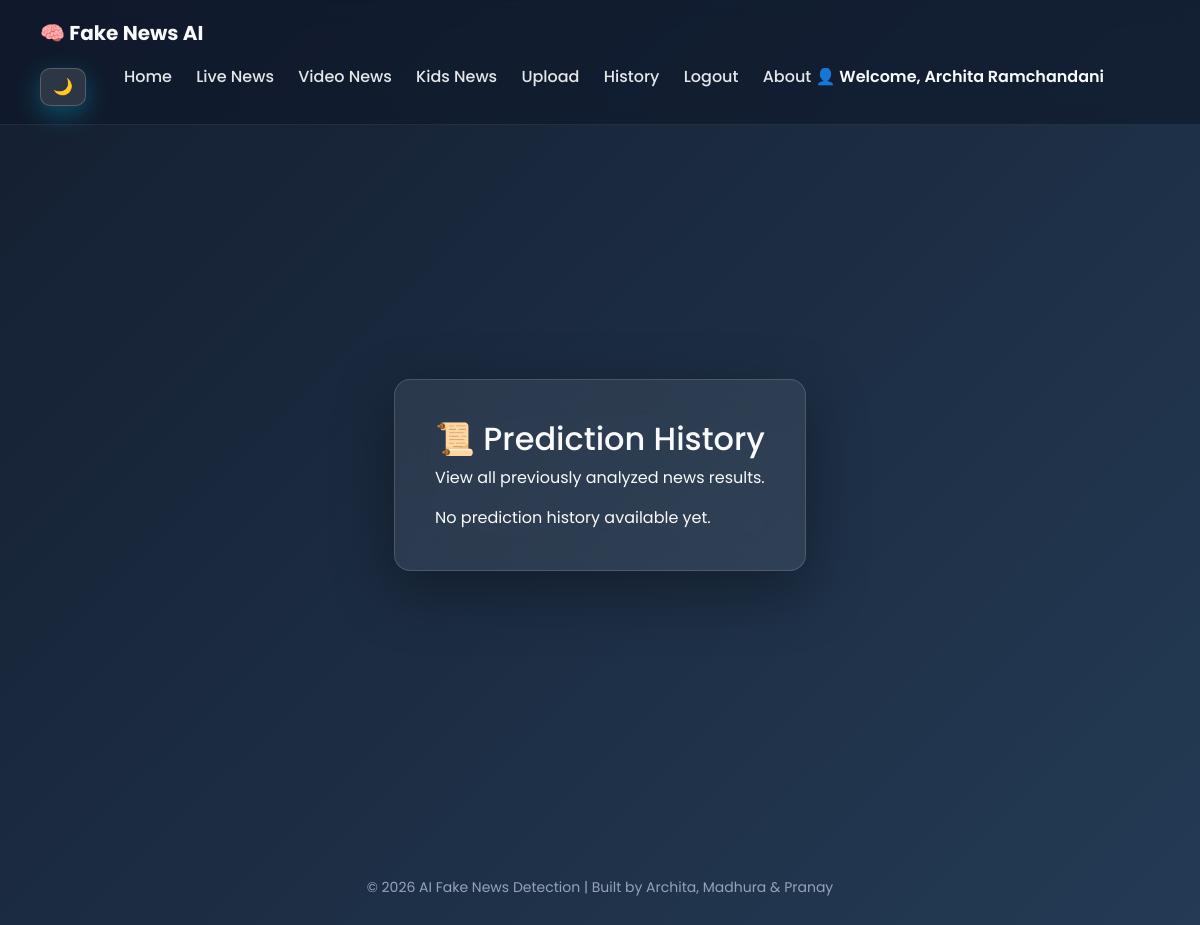
Page /history (signed in) on the earlier database version.
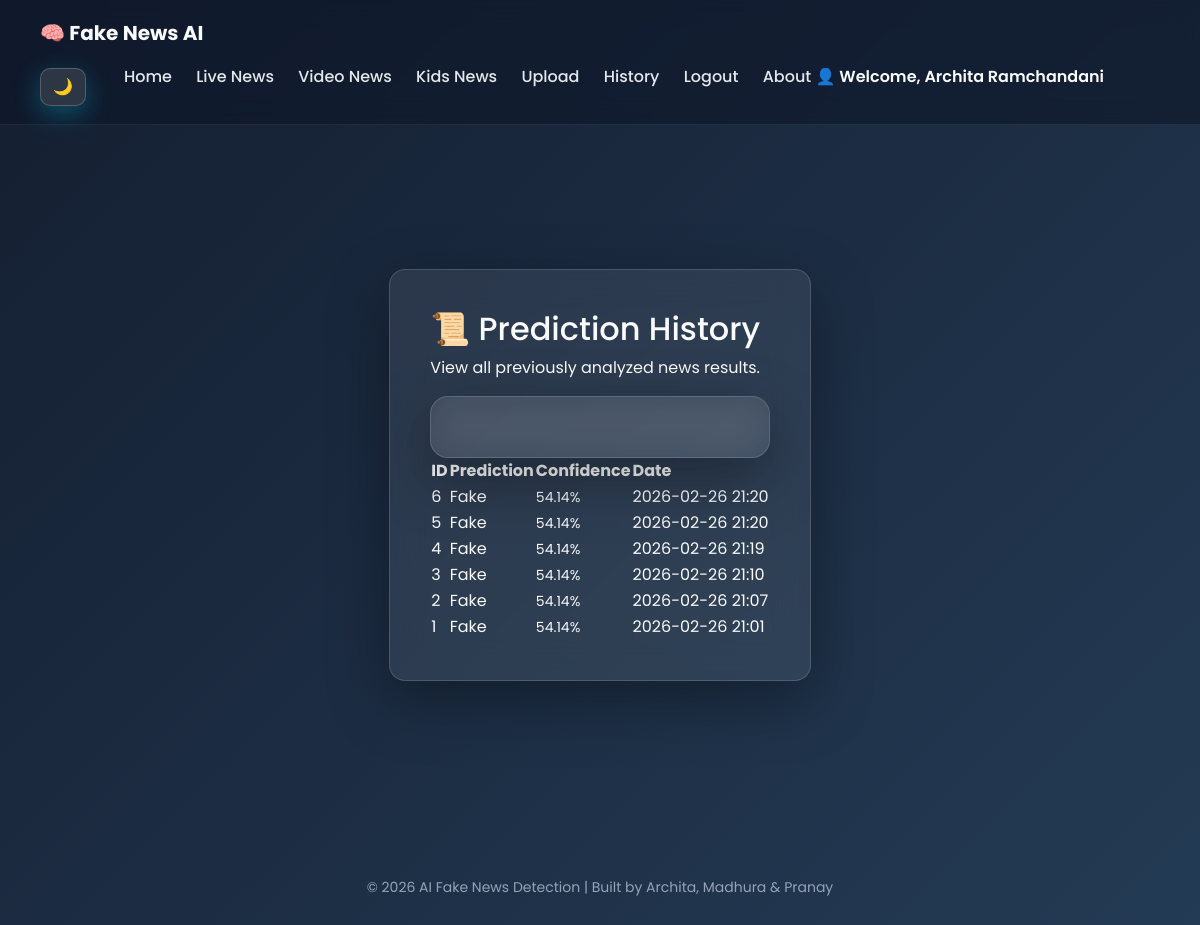
Same page on the later database version.
### tables this page shows
CREATE TABLE history (
            id INTEGER PRIMARY KEY AUTOINCREMENT,
            text TEXT,
            prediction TEXT,
            confidence REAL,
            created_at TEXT
        );

### app.py (the view)
@app.route("/history")
@login_required
def history():
    conn = sqlite3.connect("database/fake_news.db")
    cursor = conn.cursor()
    cursor.execute("SELECT * FROM history ORDER BY id DESC")
    data = cursor.fetchall()
    conn.close()
    return render_template("history.html", data=data)

### app.py (called while the page is built)
def login_required(f):
    @wraps(f)
    def decorated_function(*args, **kwargs):
        if "user" not in session:
            return redirect(url_for("login"))
        return f(*args, **kwargs)
    return decorated_function

### templates/history.html (shortened to what this page needs)
{% extends "base.html" %}
{% block content %}
<div class="container">
    <div class="card history-card">
        <h2 class="history-title">📜 Prediction History</h2>
        <p class="history-subtitle">
            View all previously analyzed news results.
        </p>
        {% if data and data|length > 0 %}
        <div class="table-wrapper">
            <table class="history-table">
                <div class="premium-card">
        </div>
                <thead>
                    <tr>
                        <th>ID</th>
                        <th>Prediction</th>
                        <th>Confidence</th>
                        <th>Date</th>
                    </tr>
                </thead>
                <tbody>
                    {% for row in data %}
                    <tr>
                        <td>{{ row[0] }}</td>
                        <td>
                            <span class="prediction-badge
                                {% if row[2] == 'Real News' %}real-badge{% else %}fake-badge{% endif %}">
                                {% if row[2] == 'Real News' %}Real{% else %}Fake{% endif %}
                            </span>
                        </td>
                        <td>
                            <small>{{ row[3] }}%</small>
                        </td>
                        <td>{{ row[4] }}</td>
                    </tr>
                    {% endfor %}
                </tbody>
            </table>
        </div>
        {% else %}
        <div class="empty-box">
            No prediction history available yet.
        </div>
        {% endif %}
    </div>
</div>
{% endblock %}

### templates/base.html (shortened to what this page needs)
<!DOCTYPE html>
<html lang="en">
<head>
    <link href="https://cdn.jsdelivr.net/npm/bootstrap@5.3.0/dist/css/bootstrap.min.css" rel="stylesheet">
    <link rel="stylesheet" href="{{ url_for('static', filename='css/style.css') }}">
</head>
<body>
<div id="particles-js"></div>
<nav class="navbar">
    <div class="nav-title">🧠 Fake News AI</div>
    <div class="nav-right">
        <button id="themeToggle" type="button">🌙</button>
        <div class="nav-links">
            <a href="/">Home</a>
            <a href="/live-news">Live News</a>
            <a href="/video-news">Video News</a>
            <a href="/kids-news">Kids News</a>
            <a href="/upload">Upload</a>
            <a href="/history">History</a>
            {% if session.get("user") %}
            <a href="/logout" class="logout-btn">Logout</a>
            <a href="/about">About</a>
            <span class="welcome-text">👤 Welcome, {{ session.get("user") }}</span>
            {% else %}
            <a href="/login">Login</a>
            {% endif %}
        </div>
    </div>
</nav>
<main class="main-container">
    {% block content %}{% endblock %}
</main>
<footer class="footer">
    <p>© 2026 AI Fake News Detection | Built by Archita, Madhura & Pranay</p>
</footer>
</body>
</html>

### static/css/style.css (style rules this page uses)
* { box-sizing: border-box; }
body { margin: 0; font-family: 'Poppins', 'Segoe UI', sans-serif; background: linear-gradient(135deg, #141E30, #243B55); color: #f9fafb; min-height: 100vh; transition: background 0.35s ease, color 0.35s ease; }
#particles-js { position: fixed; width: 100%; height: 100%; z-index: -1; top: 0; left: 0; pointer-events: none; }
.navbar { display: flex; justify-content: space-between; align-items: center; padding: 18px 40px; background: rgba(15, 23, 42, 0.65); backdrop-filter: blur(12px); border-bottom: 1px solid rgba(255,255,255,0.08); transition: background 0.3s ease; }
.nav-title { font-weight: 700; font-size: 20px; }
.navbar a { color: #e5e7eb; text-decoration: none; margin-left: 20px; font-weight: 500; transition: 0.25s ease; }
.nav-right { display: flex; align-items: center; gap: 18px; }
#themeToggle { background: rgba(255,255,255,0.12); border: 1px solid rgba(255,255,255,0.2); border-radius: 10px; padding: 6px 12px; cursor: pointer; font-size: 16px; color: #f9fafb; transition: all 0.25s ease; }
.main-container { padding: 30px 20px 60px; }
.card { background: rgba(255, 255, 255, 0.08); padding: 40px; border-radius: 16px; backdrop-filter: blur(18px); border: 1px solid rgba(255,255,255,0.15); box-shadow: 0 20px 60px rgba(0,0,0,0.35); color: #f9fafb; transition: transform 0.25s ease, box-shadow 0.25s ease, background 0.3s ease; }
.premium-card { background: rgba(255,255,255,0.08); border-radius: 18px; padding: 30px; backdrop-filter: blur(18px); border: 1px solid rgba(255,255,255,0.15); box-shadow: 0 20px 60px rgba(0,0,0,0.35); }
button { margin-top: 20px; padding: 12px 35px; border: none; border-radius: 10px; background: linear-gradient(135deg, #22c55e, #06b6d4); color: white; font-size: 16px; cursor: pointer; transition: all 0.25s ease; box-shadow: 0 8px 25px rgba(6,182,212,0.35); }
.footer { text-align: center; padding: 22px; color: #94a3b8; font-size: 14px; }
.container { display: flex; justify-content: center; align-items: center; min-height: 80vh; }
.welcome-text { margin-left: auto; font-weight: 600; color: var(--welcome-color); }

Differences in the rows shown:
added history: id "6", prediction "Fake", confidence "54.14", created_at "2026-02-26 21:20"
added history: id "5", prediction "Fake", confidence "54.14", created_at "2026-02-26 21:20"
added history: id "4", prediction "Fake", confidence "54.14", created_at "2026-02-26 21:19"
added history: id "3", prediction "Fake", confidence "54.14", created_at "2026-02-26 21:10"
added history: id "2", prediction "Fake", confidence "54.14", created_at "2026-02-26 21:07"
added history: id "1", prediction "Fake", confidence "54.14", created_at "2026-02-26 21:01"
Other differences:
text no longer shown: "No prediction history available yet."
text now shown: "ID Prediction Confidence Date"
